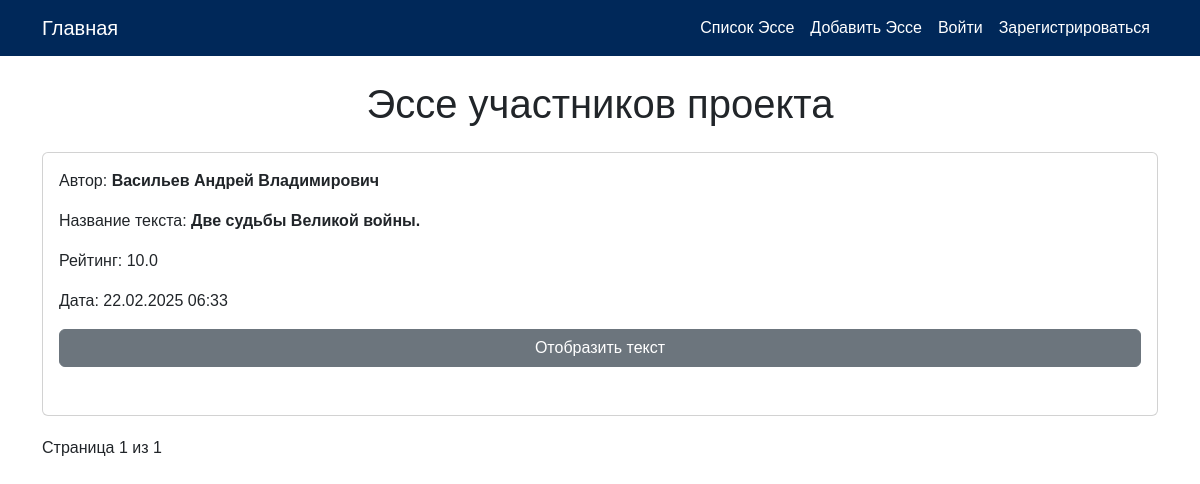
Page /posts/text-special/ on the earlier database version.
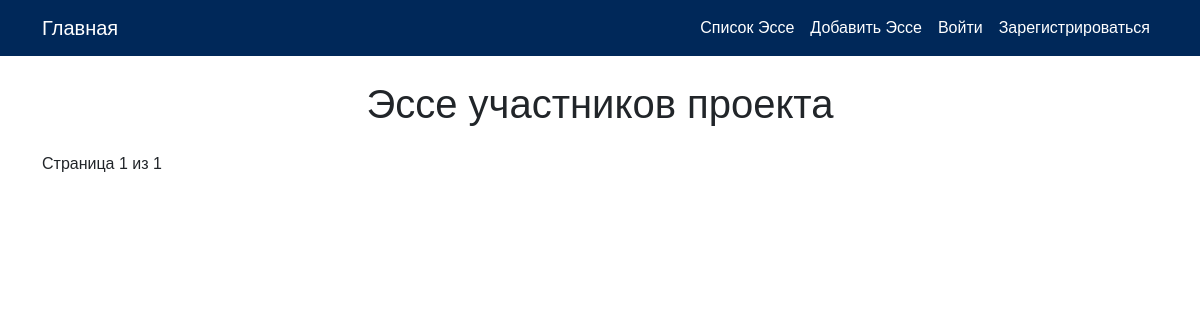
Same page on the later database version.
### post_and_show/models.py (models this page shows, shortened)
class user_text(models.Model):
    creation_time = models.DateTimeField(auto_now_add=True)
    user_ip = models.GenericIPAddressField()
    user_name = models.TextField()
    text = models.TextField()
    text_name = models.TextField()
    rating = models.FloatField(default=0)  # Поле для хранения среднего рейтинга

### post_and_show/views.py (the view)
# urls.py: path("text-special/", text_special, name='text_special'),
def text_special(request):
    selected_ids = [8]
    texts = user_text.objects.filter(id__in=selected_ids)
    paginator = Paginator(texts, 3)
    page_number = request.GET.get('page')
    page_obj = paginator.get_page(page_number)
    return render(request, 'text_special.html', {'page_obj': page_obj})

### post_and_show/templates/text_special.html (shortened to what this page needs)
{% load static %}
<!DOCTYPE html>
<html lang="ru">
<head>
    <link href="https://cdn.jsdelivr.net/npm/bootstrap@5.3.0/dist/css/bootstrap.min.css" rel="stylesheet">
    <link rel="stylesheet" href="{% static 'css/styles.css' %}">
</head>
<body>
    {% include 'includes/navbar.html' %}
    <div class="background-image">
        <div class="container">
            <h1 class="text-center my-4">Эссе участников проекта</h1>
            <ul class="list-unstyled">
                {% for text in page_obj %}
                    <li class="text-item mb-3">
                        <div class="card p-3">
                            <p>Автор: <strong>{{ text.user_name }}</strong></p>
                            <p>Название текста: <strong>{{ text.text_name }}</strong></p>
                            <p>Рейтинг: {{ text.rating }}</p>
                            <p>Дата: {{ text.creation_time|date:"d.m.Y H:i" }}</p>
                            <button class="btn btn-secondary" onclick="toggleText({{ text.id }})">Отобразить текст</button>
                        </div>
                    </li>
                {% endfor %}
            </ul>
            <div class="pagination text-center">
                <span>Страница {{ page_obj.number }} из {{ page_obj.paginator.num_pages }}</span>
            </div>
        </div>
    </div>
</body>
</html>

Differences in the rows shown:
removed user_text: user_name "Васильев Андрей Владимирович", text_name "Две судьбы Великой войны.", rating "10.0", creation_time "22.02.2025 06:33"
